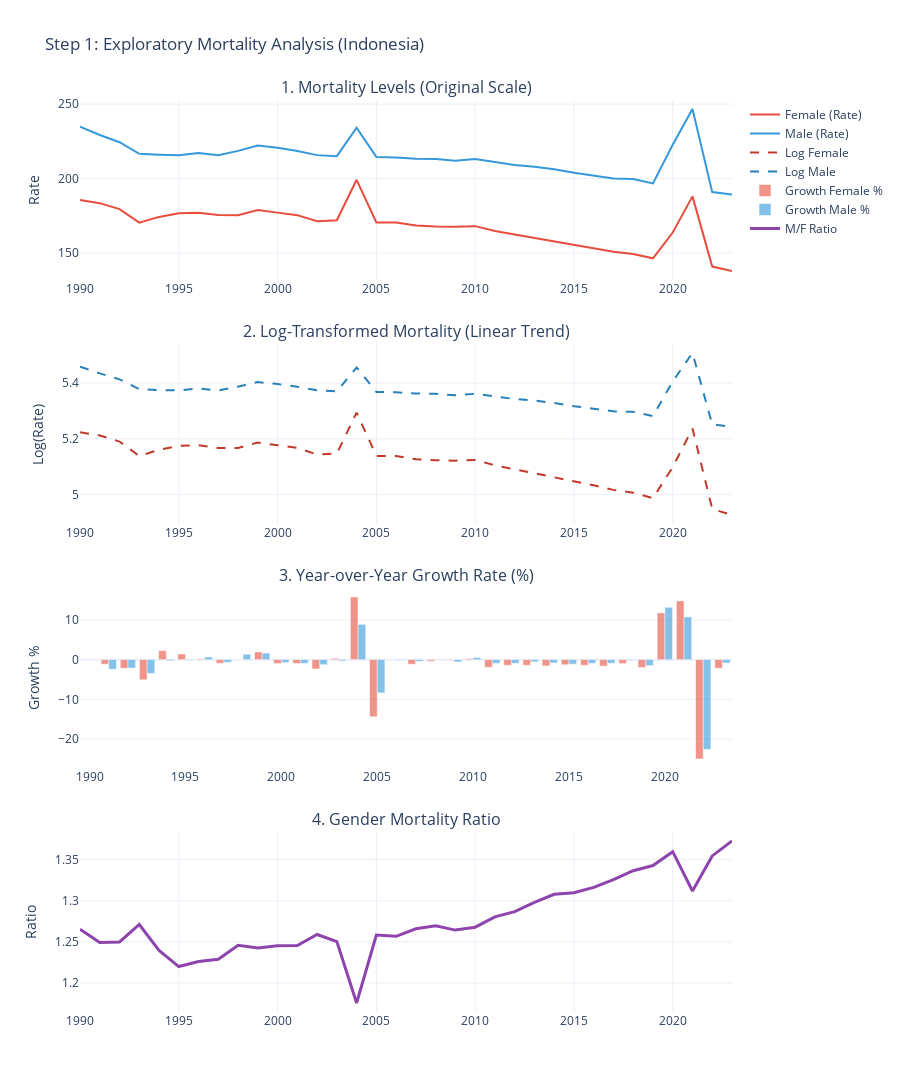

This figure's notebook cell:
### Code cell
fig = make_subplots(
    rows=4, cols=1,
    subplot_titles=(
        "1. Mortality Levels (Original Scale)", 
        "2. Log-Transformed Mortality (Linear Trend)", 
        "3. Year-over-Year Growth Rate (%)", 
        "4. Gender Mortality Ratio"
    ),
    vertical_spacing=0.07
)

fig.add_trace(go.Scatter(x=df['year'], y=df['female'], name='Female (Rate)', line=dict(color='#e74c3c')), row=1, col=1)
fig.add_trace(go.Scatter(x=df['year'], y=df['male'], name='Male (Rate)', line=dict(color='#3498db')), row=1, col=1)

fig.add_trace(go.Scatter(x=df['year'], y=df['log_female'], name='Log Female', line=dict(color='#c0392b', dash='dash')), row=2, col=1)
fig.add_trace(go.Scatter(x=df['year'], y=df['log_male'], name='Log Male', line=dict(color='#2980b9', dash='dash')), row=2, col=1)

fig.add_trace(go.Bar(x=df['year'], y=df['female_growth'], name='Growth Female %', marker_color='#e74c3c', opacity=0.6), row=3, col=1)
fig.add_trace(go.Bar(x=df['year'], y=df['male_growth'], name='Growth Male %', marker_color='#3498db', opacity=0.6), row=3, col=1)

fig.add_trace(go.Scatter(x=df['year'], y=df['gender_ratio'], name='M/F Ratio', line=dict(color='#8e44ad', width=3)), row=4, col=1)

fig.update_layout(
    height=1200, 
    title_text="Step 1: Exploratory Mortality Analysis (Indonesia)",
    template="plotly_white",
    hovermode="x unified"
)

fig.update_yaxes(title_text="Rate", row=1, col=1)
fig.update_yaxes(title_text="Log(Rate)", row=2, col=1)
fig.update_yaxes(title_text="Growth %", row=3, col=1)
fig.update_yaxes(title_text="Ratio", row=4, col=1)

fig.show()

### Figure 1 — Plotly figure (JSON) as saved in the notebook; plotly's stock layout.template omitted (floating-point values rounded to 4 significant figures)
{"data": [{"line": {"color": "#e74c3c"}, "name": "Female (Rate)", "type": "scatter", "x": [1990, 1991, 1992, 1993, 1994, 1995, 1996, 1997, 1998, 1999, 2000, 2001, 2002, 2003, 2004, 2005, 2006, 2007, 2008, 2009, 2010, 2011, 2012, 2013, 2014, 2015, 2016, 2017, 2018, 2019, 2020, 2021, 2022, 2023], "xaxis": "x", "y": [185.6, 183.5, 179.5, 170.4, 174.2, 176.7, 177.1, 175.5, 175.4, 178.8, 177.1, 175.4, 171.3, 172.0, 199.2, 170.5, 170.4, 168.5, 167.8, 167.6, 168.0, 164.8, 162.5, 160.2, 157.6, 155.6, 153.4, 150.9, 149.4, 146.5, 163.8, 188.0, 140.9, 137.9], "yaxis": "y"}, {"line": {"color": "#3498db"}, "name": "Male (Rate)", "type": "scatter", "x": [1990, 1991, 1992, 1993, 1994, 1995, 1996, 1997, 1998, 1999, 2000, 2001, 2002, 2003, 2004, 2005, 2006, 2007, 2008, 2009, 2010, 2011, 2012, 2013, 2014, 2015, 2016, 2017, 2018, 2019, 2020, 2021, 2022, 2023], "xaxis": "x", "y": [234.9, 229.2, 224.4, 216.6, 216.0, 215.6, 217.1, 215.6, 218.6, 222.2, 220.6, 218.5, 215.7, 215.0, 234.1, 214.5, 214.2, 213.3, 213.1, 211.9, 213.1, 211.0, 209.1, 207.9, 206.2, 203.8, 201.9, 200.1, 199.7, 196.7, 222.7, 246.7, 190.9, 189.3], "yaxis": "y"}, {"line": {"color": "#c0392b", "dash": "dash"}, "name": "Log Female", "type": "scatter", "x": [1990, 1991, 1992, 1993, 1994, 1995, 1996, 1997, 1998, 1999, 2000, 2001, 2002, 2003, 2004, 2005, 2006, 2007, 2008, 2009, 2010, 2011, 2012, 2013, 2014, 2015, 2016, 2017, 2018, 2019, 2020, 2021, 2022, 2023], "xaxis": "x2", "y": [5.224, 5.212, 5.19, 5.138, 5.16, 5.175, 5.177, 5.167, 5.167, 5.187, 5.177, 5.167, 5.144, 5.147, 5.294, 5.139, 5.138, 5.127, 5.123, 5.121, 5.124, 5.105, 5.091, 5.076, 5.06, 5.047, 5.033, 5.017, 5.007, 4.987, 5.098, 5.237, 4.948, 4.926], "yaxis": "y2"}, {"line": {"color": "#2980b9", "dash": "dash"}, "name": "Log Male", "type": "scatter", "x": [1990, 1991, 1992, 1993, 1994, 1995, 1996, 1997, 1998, 1999, 2000, 2001, 2002, 2003, 2004, 2005, 2006, 2007, 2008, 2009, 2010, 2011, 2012, 2013, 2014, 2015, 2016, 2017, 2018, 2019, 2020, 2021, 2022, 2023], "xaxis": "x2", "y": [5.459, 5.435, 5.413, 5.378, 5.375, 5.374, 5.38, 5.374, 5.387, 5.404, 5.396, 5.387, 5.374, 5.371, 5.456, 5.368, 5.367, 5.363, 5.362, 5.356, 5.362, 5.352, 5.343, 5.337, 5.329, 5.317, 5.308, 5.299, 5.297, 5.282, 5.406, 5.508, 5.252, 5.243], "yaxis": "y2"}, {"marker": {"color": "#e74c3c"}, "name": "Growth Female %", "opacity": 0.6, "type": "bar", "x": [1990, 1991, 1992, 1993, 1994, 1995, 1996, 1997, 1998, 1999, 2000, 2001, 2002, 2003, 2004, 2005, 2006, 2007, 2008, 2009, 2010, 2011, 2012, 2013, 2014, 2015, 2016, 2017, 2018, 2019, 2020, 2021, 2022, 2023], "xaxis": "x3", "y": [NaN, -1.151, -2.172, -5.081, 2.27, 1.431, 0.1952, -0.9193, -0.01311, 1.945, -0.9639, -0.9592, -2.33, 0.3665, 15.81, -14.4, -0.01877, -1.149, -0.3941, -0.1472, 0.2841, -1.924, -1.419, -1.408, -1.585, -1.282, -1.421, -1.635, -0.9927, -1.957, 11.79, 14.82, -25.05, -2.174], "yaxis": "y3"}, {"marker": {"color": "#3498db"}, "name": "Growth Male %", "opacity": 0.6, "type": "bar", "x": [1990, 1991, 1992, 1993, 1994, 1995, 1996, 1997, 1998, 1999, 2000, 2001, 2002, 2003, 2004, 2005, 2006, 2007, 2008, 2009, 2010, 2011, 2012, 2013, 2014, 2015, 2016, 2017, 2018, 2019, 2020, 2021, 2022, 2023], "xaxis": "x3", "y": [NaN, -2.412, -2.12, -3.472, -0.2766, -0.163, 0.6947, -0.6899, 1.37, 1.668, -0.7344, -0.9556, -1.269, -0.3277, 8.902, -8.385, -0.1431, -0.4328, -0.09659, -0.5674, 0.565, -0.9584, -0.9189, -0.561, -0.8359, -1.14, -0.9297, -0.9192, -0.1889, -1.498, 13.2, 10.79, -22.61, -0.8555], "yaxis": "y3"}, {"line": {"color": "#8e44ad", "width": 3}, "name": "M/F Ratio", "type": "scatter", "x": [1990, 1991, 1992, 1993, 1994, 1995, 1996, 1997, 1998, 1999, 2000, 2001, 2002, 2003, 2004, 2005, 2006, 2007, 2008, 2009, 2010, 2011, 2012, 2013, 2014, 2015, 2016, 2017, 2018, 2019, 2020, 2021, 2022, 2023], "xaxis": "x4", "y": [1.265, 1.249, 1.25, 1.271, 1.239, 1.22, 1.226, 1.229, 1.246, 1.243, 1.245, 1.245, 1.259, 1.25, 1.176, 1.258, 1.257, 1.266, 1.27, 1.264, 1.268, 1.28, 1.287, 1.298, 1.308, 1.31, 1.316, 1.326, 1.337, 1.343, 1.36, 1.312, 1.355, 1.373], "yaxis": "y4"}], "layout": {"annotations": [{"font": {"size": 16}, "showarrow": false, "text": "1. Mortality Levels (Original Scale)", "x": 0.5, "xanchor": "center", "xref": "paper", "y": 1, "yanchor": "bottom", "yref": "paper"}, {"font": {"size": 16}, "showarrow": false, "text": "2. Log-Transformed Mortality (Linear Trend)", "x": 0.5, "xanchor": "center", "xref": "paper", "y": 0.7325, "yanchor": "bottom", "yref": "paper"}, {"font": {"size": 16}, "showarrow": false, "text": "3. Year-over-Year Growth Rate (%)", "x": 0.5, "xanchor": "center", "xref": "paper", "y": 0.465, "yanchor": "bottom", "yref": "paper"}, {"font": {"size": 16}, "showarrow": false, "text": "4. Gender Mortality Ratio", "x": 0.5, "xanchor": "center", "xref": "paper", "y": 0.1975, "yanchor": "bottom", "yref": "paper"}], "height": 1200, "hovermode": "x unified", "title": {"text": "Step 1: Exploratory Mortality Analysis (Indonesia)"}, "xaxis": {"anchor": "y", "domain": [0, 1]}, "xaxis2": {"anchor": "y2", "domain": [0, 1]}, "xaxis3": {"anchor": "y3", "domain": [0, 1]}, "xaxis4": {"anchor": "y4", "domain": [0, 1]}, "yaxis": {"anchor": "x", "domain": [0.8025, 1], "title": {"text": "Rate"}}, "yaxis2": {"anchor": "x2", "domain": [0.535, 0.7325], "title": {"text": "Log(Rate)"}}, "yaxis3": {"anchor": "x3", "domain": [0.2675, 0.465], "title": {"text": "Growth %"}}, "yaxis4": {"anchor": "x4", "domain": [0, 0.1975], "title": {"text": "Ratio"}}}}
